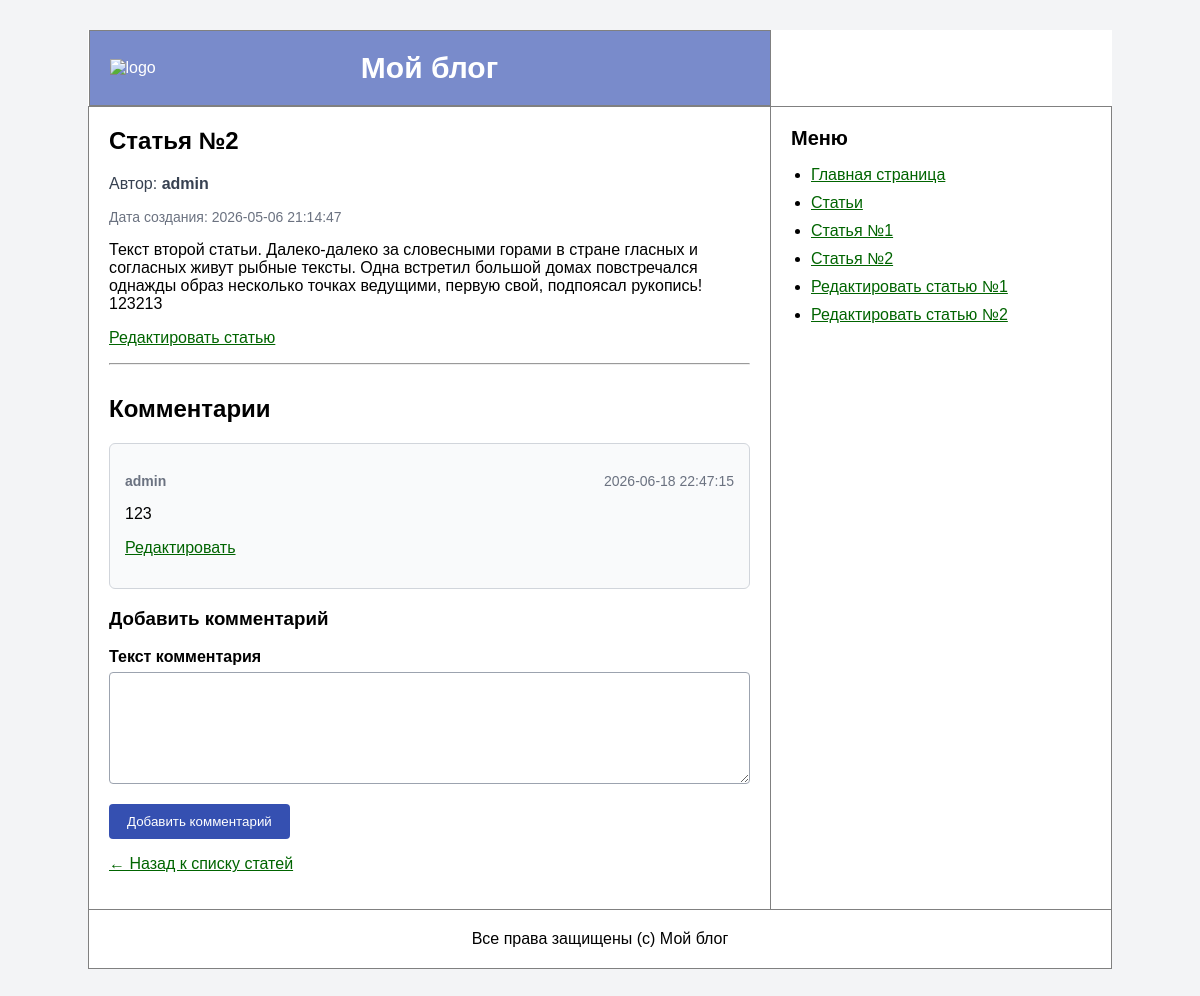
The page /articles/2 on the database its author committed.
### tables this page shows
CREATE TABLE articles (
                id INTEGER PRIMARY KEY AUTOINCREMENT,
                author_id INTEGER NOT NULL,
                name VARCHAR(255) NOT NULL,
                text TEXT NOT NULL,
                created_at DATETIME NOT NULL DEFAULT CURRENT_TIMESTAMP
            );

CREATE TABLE users (
                id INTEGER PRIMARY KEY AUTOINCREMENT,
                nickname VARCHAR(128) NOT NULL UNIQUE,
                email VARCHAR(255) NOT NULL UNIQUE,
                is_confirmed INTEGER NOT NULL DEFAULT 0,
                role VARCHAR(20) NOT NULL,
                password_hash VARCHAR(255) NOT NULL,
                auth_token VARCHAR(255) NOT NULL,
                created_at DATETIME NOT NULL DEFAULT CURRENT_TIMESTAMP
            );

CREATE TABLE comments (
                id INTEGER PRIMARY KEY AUTOINCREMENT,
                author_id INTEGER NOT NULL,
                article_id INTEGER NOT NULL,
                text TEXT NOT NULL,
                created_at DATETIME NOT NULL DEFAULT CURRENT_TIMESTAMP
            );

### src/Models/Article.php (called while the page is built, shortened)
<?php
class Article
{
    public function __construct(array $row)
    {
        $this->id = (int) $row['id'];
        $this->name = $row['name'];
        $this->text = $row['text'];
        $this->createdAt = $row['created_at'];
    }
    public static function findById(int $id): ?self
    {
        $db = Database::getConnection();
        $statement = $db->prepare('SELECT * FROM articles WHERE id = :id');
        $statement->execute([
            'id' => $id,
        ]);
        $row = $statement->fetch(PDO::FETCH_ASSOC);
        return new self($row);
    }
}

### src/Controllers/ArticlesController.php (called while the page is built, shortened)
<?php
class ArticlesController
{
    public function show(int $id): void
    {
        $article = Article::findById($id);
        $author = User::findById($article->authorId);
        $comments = Comment::findByArticleId($article->id);
        $this->render('articles/show.php', [
            'article' => $article,
            'author' => $author,
            'comments' => $comments,
        ], $article->name);
    }
    private function render(string $view, array $params = [], ?string $title = null): void
    {
        extract($params);
        require __DIR__ . '/../../views/' . $view;
        require __DIR__ . '/../../main.php';
    }
}

### src/Models/User.php (called while the page is built, shortened)
<?php
class User
{
    public function __construct(array $row)
    {
        $this->nickname = $row['nickname'];
    }
    public static function findById(int $id): ?self
    {
        $db = Database::getConnection();
        $statement = $db->prepare('SELECT * FROM users WHERE id = :id');
        $statement->execute([
            'id' => $id,
        ]);
        $row = $statement->fetch(PDO::FETCH_ASSOC);
        return new self($row);
    }
}

### src/Models/Comment.php (called while the page is built, shortened)
<?php
class Comment
{
    public function __construct(array $row)
    {
        $this->id = (int) $row['id'];
        $this->text = $row['text'];
        $this->createdAt = $row['created_at'];
        $this->authorNickname = $row['author_nickname'] ?? null;
    }
    public static function findByArticleId(int $articleId): array
    {
        $db = Database::getConnection();
        $statement = $db->prepare('
            SELECT
                comments.*,
                users.nickname AS author_nickname
            FROM comments
            LEFT JOIN users ON users.id = comments.author_id
            WHERE comments.article_id = :article_id
            ORDER BY comments.id ASC
        ');
        $statement->execute([
            'article_id' => $articleId,
        ]);
        $comments = [];
        while ($row = $statement->fetch(PDO::FETCH_ASSOC)) {
            $comments[] = new self($row);
        }
        return $comments;
    }
}

### views/articles/show.php (the view, shortened to what this page needs)
<?php if ($article === null): ?>
<h2>404</h2>
<p>Статья не найдена.</p>
<?php else: ?>
<article class="article-page">
    <h2><?= htmlspecialchars($article->name, ENT_QUOTES, 'UTF-8') ?></h2>
    <p class="author">
        Автор:
        <?php if ($author !== null): ?>
            <strong><?= htmlspecialchars($author->nickname, ENT_QUOTES, 'UTF-8') ?></strong>
        <?php else: ?>
            <strong>не найден</strong>
        <?php endif; ?>
    </p>
    <p class="date">
        Дата создания: <?= htmlspecialchars($article->createdAt, ENT_QUOTES, 'UTF-8') ?>
    </p>
    <p>
        <?= nl2br(htmlspecialchars($article->text, ENT_QUOTES, 'UTF-8')) ?>
    </p>
    <p>
        <a href="/article/<?= $article->id ?>/edit">Редактировать статью</a>
    </p>
</article>
<hr>
<section class="comments">
    <h2>Комментарии</h2>
    <?php if (empty($comments)): ?>
        <p>Комментариев пока нет.</p>
    <?php else: ?>
        <?php foreach ($comments as $comment): ?>
            <div class="comment" id="comment<?= $comment->id ?>">
                <p class="comment-meta">
                    <strong>
                        <?= htmlspecialchars($comment->authorNickname ?? 'Неизвестный автор', ENT_QUOTES, 'UTF-8') ?>
                    </strong>
                    <span>
                        <?= htmlspecialchars($comment->createdAt, ENT_QUOTES, 'UTF-8') ?>
                    </span>
                </p>
                <p>
                    <?= nl2br(htmlspecialchars($comment->text, ENT_QUOTES, 'UTF-8')) ?>
                </p>
                <p>
                    <a href="/comments/<?= $comment->id ?>/edit">Редактировать</a>
                </p>
            </div>
        <?php endforeach; ?>
    <?php endif; ?>
    <h3>Добавить комментарий</h3>
    <form method="post" action="/articles/<?= $article->id ?>/comments" class="comment-form">
        <div class="form-group">
            <label for="text">Текст комментария</label>
            <textarea id="text" name="text" rows="5" required></textarea>
        </div>
        <button type="submit">Добавить комментарий</button>
    </form>
</section>
<p>
    <a href="/">← Назад к списку статей</a>
</p>
<?php endif; ?>

### styles/styles.css (style rules this page uses)
body { margin: 0; font-family: Arial, sans-serif; background-color: #f3f4f6; }
a, a:visited { color: darkgreen; }
.article-page h2 { margin-top: 0; }
.author { color: #374151; }
.date { color: #6b7280; font-size: 14px; }
.article-form, .comment-form { max-width: 700px; }
.form-group { margin-bottom: 16px; }
.form-group label { display: block; margin-bottom: 6px; font-weight: 700; }
.form-group input, .form-group textarea { width: 100%; box-sizing: border-box; padding: 10px; font-size: 16px; border: 1px solid #9ca3af; border-radius: 4px; }
button { padding: 10px 18px; background: rgba(32, 62, 169, 0.9); color: white; border: none; border-radius: 4px; cursor: pointer; }
.comments { margin-top: 30px; }
.comment { padding: 15px; margin-bottom: 15px; border: 1px solid #d1d5db; border-radius: 6px; background: #f9fafb; }
.comment-meta { display: flex; justify-content: space-between; gap: 15px; color: #6b7280; font-size: 14px; }

### rows shown on the page
articles: name "Статья №2", created_at "2026-05-06 21:14:47", text "Текст второй статьи. Далеко-далеко за словесными горами в стране гласных и согласных живут рыбные тексты. Одна встретил большой домах повстречался однажды образ несколько точках ведущими, первую свой, подпоясал рукопись! 123213"
users: nickname "admin"
comments: author.nickname "admin", created_at "2026-06-18 22:47:15", text "123"
